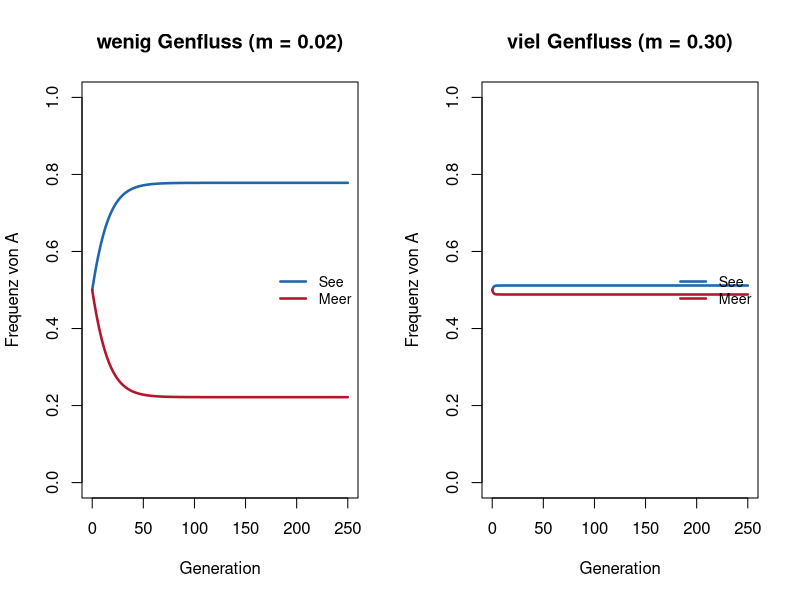
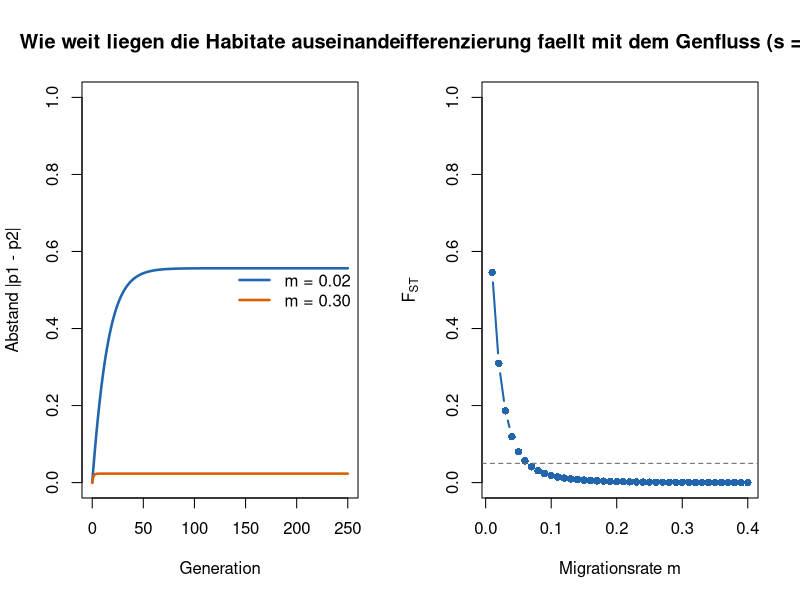
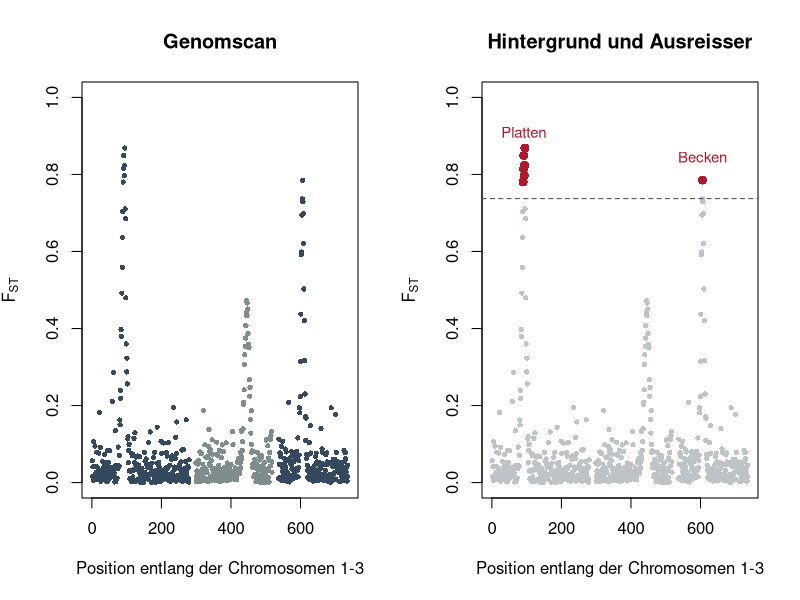

Write the R code that produced these figures, in order.
## ---- chunk 1
selektionsschritt <- function(p, w) {
  q <- 1 - p
  w_quer <- p^2 * w[1] + 2 * p * q * w[2] + q^2 * w[3]
  (p^2 * w[1] + p * q * w[2]) / w_quer
}

eine_generation <- function(p1, p2, s = 0.15, m = 0.02) {
  p1_s <- selektionsschritt(p1, c(1 + s, 1 + s / 2, 1))   # See: A besser
  p2_s <- selektionsschritt(p2, c(1, 1 + s / 2, 1 + s))   # Meer: B besser
  c((1 - m) * p1_s + m * p2_s,
    (1 - m) * p2_s + m * p1_s)
}

zwei_demen <- function(p1 = 0.5, p2 = 0.5, s = 0.15, m = 0.02,
                       generationen = 250) {
  bahn <- matrix(NA_real_, generationen + 1, 2)
  bahn[1, ] <- c(p1, p2)
  for (t in seq_len(generationen)) {
    bahn[t + 1, ] <- eine_generation(bahn[t, 1], bahn[t, 2], s = s, m = m)
  }
  data.frame(generation = 0:generationen, p1 = bahn[, 1], p2 = bahn[, 2])
}

fst <- function(p1, p2) {
  p_quer <- (p1 + p2) / 2
  if (p_quer <= 0 || p_quer >= 1) return(0)
  (((p1 - p_quer)^2 + (p2 - p_quer)^2) / 2) / (p_quer * (1 - p_quer))
}
## ---- chunk 2
#| fig-height: 4.2
#| fig-width: 9
zeige <- function(sim, main) {
  plot(sim$generation, sim$p1, type = "l", lwd = 2.5, col = "#2166ac",
       ylim = c(0, 1), xlab = "Generation", ylab = "Frequenz von A", main = main)
  lines(sim$generation, sim$p2, lwd = 2.5, col = "#b2182b")
  legend("right", c("See", "Meer"), col = c("#2166ac", "#b2182b"),
         lwd = 2.5, bty = "n", cex = 0.85)
}

par(mfrow = c(1, 2))
zeige(zwei_demen(m = 0.02), "wenig Genfluss (m = 0.02)")
zeige(zwei_demen(m = 0.30), "viel Genfluss (m = 0.30)")
## ---- chunk 3
#| fig-height: 4
#| fig-width: 7
sim_wenig <- zwei_demen(m = 0.02)
sim_viel  <- zwei_demen(m = 0.30)

plot(sim_wenig$generation, abs(sim_wenig$p1 - sim_wenig$p2), type = "l",
     lwd = 2.5, col = "#2166ac", ylim = c(0, 1),
     xlab = "Generation", ylab = "Abstand |p1 - p2|",
     main = "Wie weit liegen die Habitate auseinander?")
lines(sim_viel$generation, abs(sim_viel$p1 - sim_viel$p2),
      lwd = 2.5, col = "#d95f02")
legend("right", c("m = 0.02", "m = 0.30"),
       col = c("#2166ac", "#d95f02"), lwd = 2.5, bty = "n")
## ---- chunk 4
ende <- function(m, s = 0.15) {
  letzte <- tail(zwei_demen(s = s, m = m, generationen = 400), 1)
  c(p1 = letzte$p1, p2 = letzte$p2, fst = fst(letzte$p1, letzte$p2))
}

ende(m = 0.02)
ende(m = 0.30)
## ---- chunk 5
#| fig-height: 4.2
#| fig-width: 7
m_werte <- seq(0.01, 0.40, by = 0.01)
fst_werte <- sapply(m_werte, function(m) ende(m)["fst"])

plot(m_werte, fst_werte, type = "b", pch = 16, lwd = 2, col = "#2166ac",
     ylim = c(0, 1), xlab = "Migrationsrate m", ylab = expression(F[ST]),
     main = "Differenzierung faellt mit dem Genfluss (s = 0.15)")
abline(h = 0.05, lty = 2, col = "grey40")
## ---- chunk 6
scan <- read.csv("data/fst_scan.csv")
str(scan)
summary(scan$fst)
## ---- chunk 7
#| fig-height: 4.2
#| fig-width: 9
farben <- ifelse(scan$chr %% 2 == 0, "#7f8c8d", "#34495e")
plot(scan$x, scan$fst, pch = 16, cex = 0.7, col = farben, ylim = c(0, 1),
     xlab = "Position entlang der Chromosomen 1-3", ylab = expression(F[ST]),
     main = "Genomscan")
## ---- chunk 8
sum(scan$fst > 0.5)          # wie viele Fenster liegen ueber 0.5?
scan[scan$fst > 0.7, ]       # welche sind es?
## ---- chunk 9
schwelle <- quantile(scan$fst, 0.99)
schwelle

ausreisser <- scan[scan$fst > schwelle, ]
ausreisser[order(-ausreisser$fst), c("chr", "pos", "fst", "label")]
## ---- chunk 10
#| fig-height: 4.2
#| fig-width: 9
plot(scan$x, scan$fst, pch = 16, cex = 0.7, col = "#bdc3c7", ylim = c(0, 1),
     xlab = "Position entlang der Chromosomen 1-3", ylab = expression(F[ST]),
     main = "Hintergrund und Ausreisser")
abline(h = schwelle, lty = 2, col = "grey30")
points(ausreisser$x, ausreisser$fst, pch = 16, cex = 1.2, col = "#b2182b")

benannt <- scan[scan$label != "", ]
text(benannt$x, benannt$fst + 0.06, benannt$label, col = "#b2182b", cex = 0.9)
## ---- chunk 11
c(hintergrund_median = median(scan$fst),
  spitze = max(scan$fst),
  modell_wenig_m = unname(ende(m = 0.02)["fst"]),
  modell_viel_m = unname(ende(m = 0.30)["fst"]))
